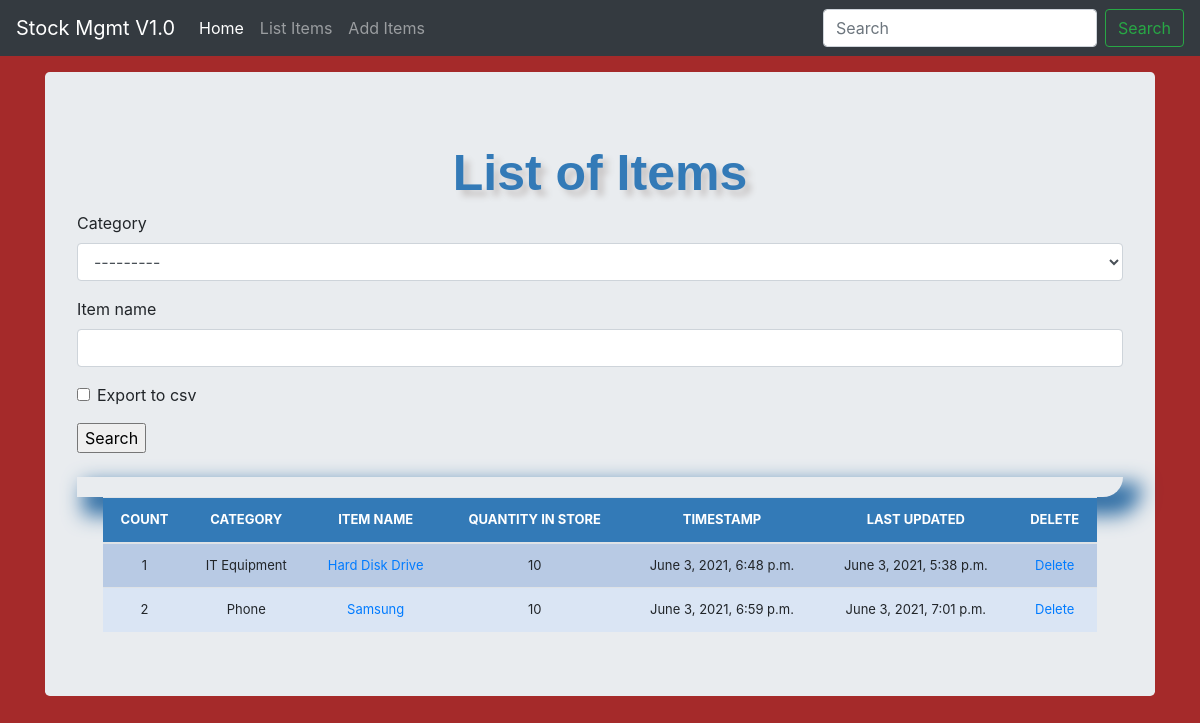
The app's page /list_items/ with its own data.
### stockmgmgt/models.py (models this page shows, shortened)
class Stock(models.Model):
    category = models.ForeignKey(Category, on_delete=models.CASCADE, blank=True)
    item_name = models.CharField(max_length=50, blank=True, null=True)
    quantity = models.IntegerField(default='0', blank=True, null=True)
    receive_quantity = models.IntegerField(default='0', blank=True, null=True)
    receive_by = models.CharField(max_length=50, blank=True, null=True)
    issue_quantity = models.IntegerField(default='0', blank=True, null=True)
    issue_by = models.CharField(max_length=50, blank=True, null=True)
    issue_to = models.CharField(max_length=50, blank=True, null=True)
    phone_number = models.CharField(max_length=50, blank=True, null=True)
    created_by = models.CharField(max_length=50, blank=True, null=True)
    reorder_level = models.IntegerField(default='0', blank=True, null=True)
    last_updated = models.DateTimeField(auto_now_add=False, auto_now=True)
    timestamp = models.DateTimeField(auto_now_add=True, auto_now=False)

class Category(models.Model):
    name = models.CharField(max_length=50, blank=True, null=True)
    def __str__(self):
        return self.name

### stockmgmgt/views.py (the view, shortened to what this page needs)
# urls.py: path('list_items/', views.list_items, name='list_item'),
def list_items(request):
    header = 'List of Items'
    form = StockSearchForm(request.POST or None)
    queryset = Stock.objects.all()
    context = {
        "form": form,
        "header": header,
        "queryset": queryset,
    }
    return render(request, "list_items.html", context)

### stockmgmgt/forms.py
class StockSearchForm(forms.ModelForm):
    export_to_CSV = forms.BooleanField(required=False)
    class Meta:
        model = Stock
        fields = ['category', 'item_name']

### stockmgmgt/templates/list_items.html (shortened to what this page needs)
{% load static %} {% load crispy_forms_tags %}
<!DOCTYPE html>
<html lang="en">
<head>
  <link rel="stylesheet" href="https://stackpath.bootstrapcdn.com/bootstrap/4.4.1/css/bootstrap.min.css">
  <link href="{% static 'css/style.css' %}" rel="stylesheet" type="text/css">
</head>
<body>
  {% include 'navbar.html' %}
  <main role="main" class="container">
    <div class="jumbotron">
      <div class="header">{{header}}</div>
      <form method='POST' action=''>{% csrf_token %} {{form|crispy}}
        <input type="submit" value='Search' />
      </form>
      <br>
      <div class="display_table"></div>
      <table class='table'>
        <thead>
          <tr>
            <th>COUNT</th>
            <th>CATEGORY</th>
            <th>ITEM NAME</th>
            <th>QUANTITY IN STORE</th>
            <th>TIMESTAMP</th>
            <th>LAST UPDATED</th>
            <th>DELETE</th>
          </tr>
        </thead>
        {% for instance in queryset %}
        <tr>
          <td>{{forloop.counter}}</td>
          <td>{{instance.category}}</td>
          <td><a href="{% url 'update_items' instance.id %}">{{instance.item_name}}</a></td>
          <td>{{instance.quantity}}</td>
          <td>{{instance.timestamp}}</td>
          <td>{{instance.last_updated}}</td>
          <td><a href="{% url 'delete_items' instance.id %}">Delete</a></td>
        </tr>
        {% endfor %}
      </table>
    </div>
  </main>
</body>
</html>

### stockmgmgt/templates/navbar.html (shortened to what this page needs)
<nav class="navbar navbar-expand-md navbar-dark fixed-top bg-dark">
  <a class="navbar-brand" href="#">Stock Mgmt V1.0</a>
  <div class="collapse navbar-collapse" id="navbarCollapse">
    <ul class="navbar-nav mr-auto">
      <li class="nav-item active">
        <a class="nav-link" href="/">Home <span class="sr-only">(current)</span></a>
      </li>
      <li class="nav-item">
        <a class="nav-link" href="/list_items">List Items</a>
      </li>
      <li class="nav-item">
        <a class="nav-link" href="/add_items">Add Items</a>
      </li>
    </ul>
    <form class="form-inline mt-2 mt-md-0">
      <input class="form-control mr-sm-2" type="text" placeholder="Search" aria-label="Search">
      <button class="btn btn-outline-success my-2 my-sm-0" type="submit">Search</button>
    </form>
  </div>
</nav>

### stockmgmgt/static/css/style.css (style rules this page uses)
body { background-color: brown; min-height: 75rem; padding-top: 4.5rem; }
.table { font-size: 13px; text-align: center; width: 95%; margin: auto; }
.table tr:nth-child(odd) { background: #B8CAE4 }
.table tr:nth-child(even) { background: #dae5f4 }
th { background-color: #337ab7; color: white; }
.display_table { border-bottom-right-radius: 20px; padding-left: 5px; padding-right: 5px; padding-bottom: 20px; box-shadow: 12px 12px 20px 6px #2e6da4; }
.header { font-family: helvetica; color: #337ab7; font-size: 50px; text-align: center; width: 100%; text-shadow: 6px 6px 6px #c9c6c6; display: block; font-weight: bolder; }

### records on screen
Stock: category "IT Equipment", item_name "Hard Disk Drive", quantity "10", timestamp "June 3, 2021, 6:48 p.m.", last_updated "June 3, 2021, 5:38 p.m."
Stock: category "Phone", item_name "Samsung", quantity "10", timestamp "June 3, 2021, 6:59 p.m.", last_updated "June 3, 2021, 7:01 p.m."

### other values on screen
{{ header }} "List of Items"
